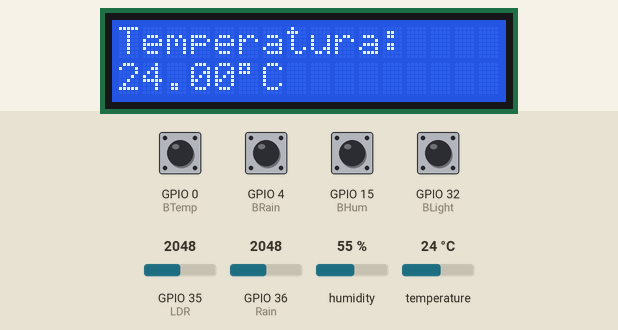
Recording of a sketch running on a simulated ESP32. Shown: 16×2 character LCD. The test bench sets the inputs (shaded band); at power-on: GPIO 0 (BTemp), GPIO 4 (BRain), GPIO 15 (BHum), GPIO 32 (BLight) HIGH, GPIO 35 (LDR) = 2048, GPIO 36 (Rain) = 2048, humidity 55 %, temperature 24 °C. WiFi joins after 1.5 s; servers stay silent unless stated; what the sketch prints to the serial monitor is not drawn.

Above: at 3.0 s.
3.1 s: GPIO 4 (BRain) pulled LOW for 0.15 s
At 3.4 s:
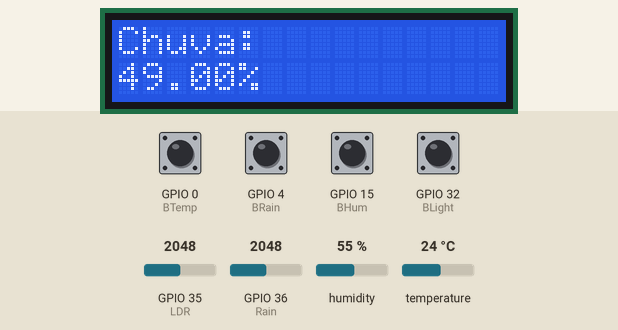
4.7 s: GPIO 15 (BHum) pulled LOW for 0.15 s
At 5.5 s:
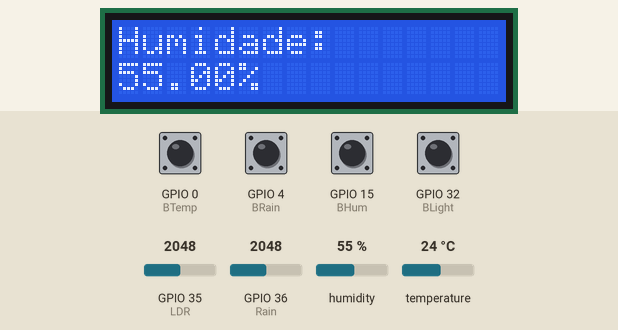
6.3 s: GPIO 32 (BLight) pulled LOW for 0.15 s
At 6.7 s:
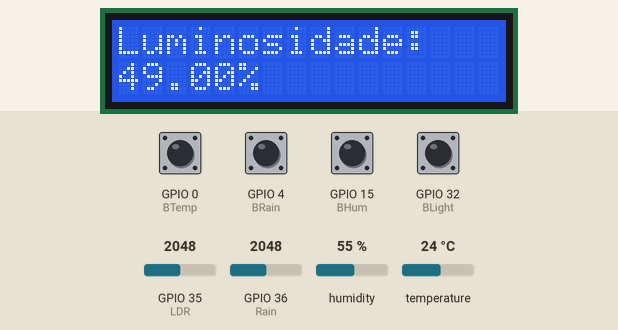
7.9 s: GPIO 35 (LDR) set to 2866
At 8.8 s:
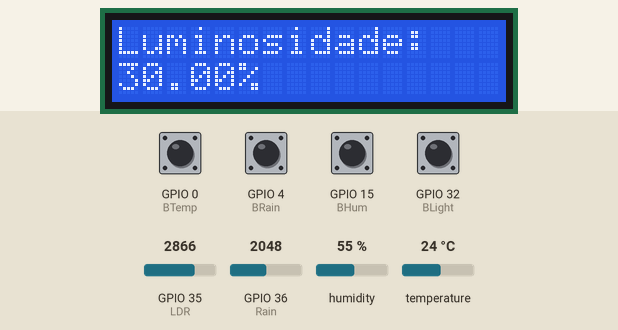
9.4 s: GPIO 35 (LDR) set to 3972
At 10.3 s:
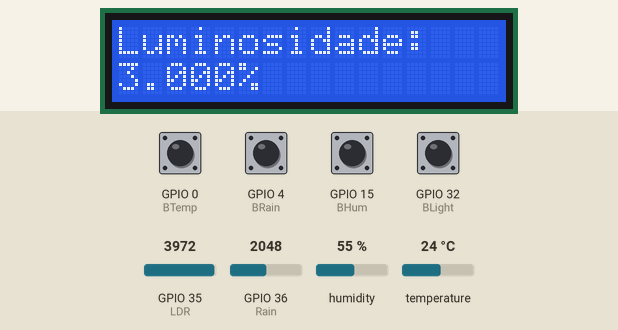
10.9 s: GPIO 32 (BLight) pulled LOW for 1 s
At 11.3 s:
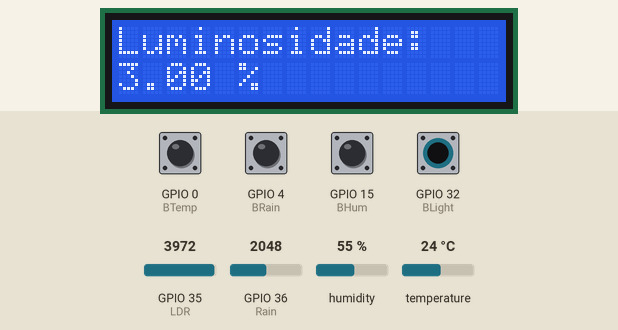
Timing chart, 0 to 13.9 s (numbered marks = the images above; inputs shaded):
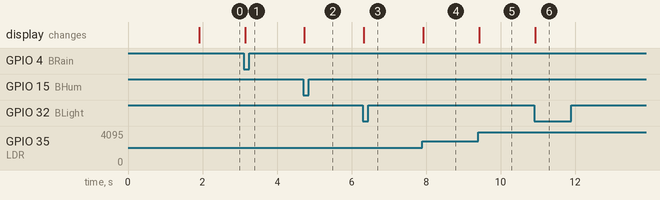

The sketch:

tp2_wifi.ino
```cpp
/*
Sistemas Embebidos TP2-Estação Meterológica
Trabalho realizado por:
  Cláudio Coelho a22106474
  Lucas Martins a22103318
Trabalho realizado com base em:
  https://www.youtube.com/watch?v=K98h51XuqBE&list=PL9LvcY9iaJ_pvo435QoZAzvPvPQay8GZs&index=3
  https://www.youtube.com/watch?v=Va-psZoTBkY&list=PL9LvcY9iaJ_pvo435QoZAzvPvPQay8GZs&index=4
  https://www.youtube.com/watch?v=H62xzxI-4A0&list=PL9LvcY9iaJ_pvo435QoZAzvPvPQay8GZs&index=5
  https://www.youtube.com/watch?v=N38VBr4i0tI&list=PL9LvcY9iaJ_pvo435QoZAzvPvPQay8GZs&index=3&t=378s
  https://srituhobby.com/how-to-make-a-weather-monitoring-system-with-esp32-board/
  https://www.youtube.com/watch?v=W1xG_XJb0FU
  https://community.blynk.cc/t/problem-sending-sensor-data-to-blynk/63042/21
*/

#define BLYNK_TEMPLATE_ID "TMPL5t4Jd4966" //ID da template na plataforma Blynk.
#define BLYNK_TEMPLATE_NAME "Estação Meterológica" //Nome da template na plataforma Blynk.
//#define BLYNK_AUTH_TOKEN "J9_OIu2FGAEGW0LUSXXdYeLxWXNCFr81"

#include <DHT.h> //Biblioteca que permite a leitura de um sensor de humidade e temperatura DHT.
#include <Wire.h> //Biblioteca que permite a comunicação com dispositivos I2C/TWI.
#include <WiFi.h> //Biblioteca que permite a conexão a uma rede.
#include <LiquidCrystal_I2C.h> //Biblioteca que permite o controlo de um display LCD com adaptrador I2C (https://github.com/johnrickman/LiquidCrystal_I2C).
#include <BlynkSimpleEsp32.h> //Biblioteca que permite comunicação entre o Esp32 e a plataforma Blynk.

#define LDR 35
#define Rain 36
#define BTemp 0
#define BHum 15
#define BLight 32
#define BRain 4
DHT dht(5,DHT11); //Configura a biblioteca DHT.h, declarando o pino a que o sensor DHT está conectado e o seu tipo.
LiquidCrystal_I2C lcd(0x27,16,2);  //Configura a biblioteca LiquidCrystal_I2C.h referindo o endereço do LCD e o seu número de colunas e linhas.
BlynkTimer timer;

//Token de autentificação Blynk
char auth[] = "J9_OIu2FGAEGW0LUSXXdYeLxWXNCFr81";

//Rede de Casa.
/*
char ssid[] = "ZON-ECE0"; //Nome da Rede.
char pass[] = "11f5fe99716b"; //Password da Rede.
*/
//Rede ISMAT.
char ssid[] = "freeismat"; //Nome da Rede.
char pass[] = ""; //Password da Rede.

void setup() {
  pinMode(BTemp, INPUT_PULLUP);
  pinMode(BHum, INPUT_PULLUP);
  pinMode(BLight, INPUT_PULLUP);
  pinMode(BRain, INPUT_PULLUP);
  Serial.begin(115200); //Permite a realização de prints no Serial Monitor.
  dht.begin(); //Inicia a biblioteca DHT.h.
  lcd.init(); //Inicia a biblioteca LiquidCrystal_I2C.h.
  lcd.backlight(); //Ativa a luz de fundo no LCD.
  Blynk.begin(auth,ssid,pass); //Inicia a biblioteca BlynkSimpleEsp32.h, usando como parâmetros o Token de Autentificação fornecido pela plataforma, o nome da rede a que o dispositivo está conectado e a password do último.
}

int bTempState = 0; //Declara o estado atual do botão conectado ao pino D0.
int bHumState = 0; //Declara o estado atual do botão conectado ao pino D15.
int bLightState = 0; //Declara o estado atual do botão conectado ao pino D32.
int bRainState = 0; //Declara o estado atual do botão conectado ao pino D4.
bool watchTemperature = true; //Define se o valor da temperatura é exposto no LCD.
bool watchHumidity = false; //Define se o valor da humidade é exposto no LCD.
bool watchLDR = false; //Define se o valor da luminosidade é exposto no LCD.
bool watchRain = false; //Define se o valor da intensidade da chuva é exposto no LCD.

void loop() {
  Blynk.run(); //Permite o processamento de comandos e permite a manutenção da conexão com a plataforma Blynk.
  bTempState = digitalRead(BTemp); //Verifica o estado atual do botão conectado ao pino D0.
  if(!bTempState == HIGH){ //Verifica se o botão conectado ao pino D0 foi carregado.
    lcd.clear(); //Remove o que está a ser exposto no LCD.
    watchTemperature = true; //Permite que o valor da temperatura seja exposto no LCD.
    watchHumidity = false; //Impede que o valor da humidade seja exposto no LCD.
    watchLDR = false; //Impede que o valor da luminosidade seja exposto no LCD.
    watchRain = false; //Impede que o valor da intensidade da chuva seja exposto no LCD.
  }
  bHumState = digitalRead(BHum); //Verifica o estado atual do botão conectado ao pino D15.
  if(!bHumState == HIGH){ //Verifica se o botão conectado ao pino D15 foi carregado.
    lcd.clear(); //Remove o que está a ser exposto no LCD.
    watchTemperature = false; //Impede que o valor da temperatura seja exposto no LCD.
    watchHumidity = true; //Permite que o valor da humidade seja exposto no LCD.
    watchLDR = false; //Impede que o valor da luminosidade seja exposto no LCD.
    watchRain = false; //Impede que o valor da intensidade da chuva seja exposto no LCD.
  }
  bLightState = digitalRead(BLight); //Verifica o estado atual do botão conectado ao pino D32.
  if(!bLightState == HIGH){ //Verifica se o botão conectado ao pino D32 foi carregado.
    lcd.clear(); //Remove o que está a ser exposto no LCD.
    watchTemperature = false; //Impede que o valor da temperatura seja exposto no LCD.
    watchHumidity = false; //Impede que o valor da humidade seja exposto no LCD.
    watchLDR = true; //Permite que o valor da luminosidade seja exposto no LCD.
    watchRain = false; //Impede que o valor da intensidade da chuva seja exposto no LCD.
  }
  bRainState = digitalRead(BRain); //Verifica o estado atual do botão conectado ao pino D4.
  if(!bRainState == HIGH){ //Verifica se o botão conectado ao pino D4 foi carregado.
    lcd.clear(); //Remove o que está a ser exposto no LCD.
    watchTemperature = false; //Impede que o valor da temperatura seja exposto no LCD.
    watchHumidity = false; //Impede que o valor da humidade seja exposto no LCD.
    watchLDR = false; //Impede que o valor da luminosidade seja exposto no LCD.
    watchRain = true; //Permite que o valor da intensidade da chuva seja exposto no LCD.
  }
  readDHT(); //Função utilizada para obter leituras do sensor DHT11 e enviá-las para a plataforma Blynk.
  readLDR(); //Função utilizada para obter leituras do sensor LDR e enviá-las para a plataforma Blynk.
  readRain(); //Função utilizada para obter leituras do sensor de chuva e enviá-las para a plataforma Blynk.
  Serial.println("");
}

void readDHT(){
  float temperature = dht.readTemperature(); //Realiza a leitura da temperatura captada pelo sensor, aceita parâmetros mas não são inseridos para que a temperatura seja medida em Graus Celsius.
  float humidity = dht.readHumidity(); //Realiza a leitura da humidade captada pelo sensor.
  Blynk.virtualWrite(V0, temperature); //Envia o valor da temperatura lido pelo sensor para a plataforma Blynk, na qual a temperatura foi associada ao pino virtual 0.
  Blynk.virtualWrite(V1, humidity); //Envia o valor da humidade lido pelo sensor para a plataforma Blynk, na qual a humidade foi associada ao pino virtual 1.
  //Realiza print dos valores das leituras de temperatura e humidade do sensor no Serial Monitor.
  Serial.print("Temp: ");
  Serial.print(temperature);
  Serial.println("ºC");
  Serial.print("Humidity: ");
  Serial.print(humidity);
  Serial.println("%");
  if(watchTemperature){ //Verifica se é permitido expor o valor da temperatura no LCD.
    lcd.setCursor(0,0); //Posiciona o cursor do LCD na primeira coluna da primeira linha.
    lcd.print("Temperatura:"); //Realiza print no LCD do parâmetro de entrada a partir da posição do cursor definida anteriormente.
    lcd.setCursor(0,1); //Posiciona o cursor do LCD na primeira coluna da segunda linha.
    lcd.print(temperature); //Realiza print no LCD do parâmetro de entrada a partir da posição do cursor definida anteriormente.
    lcd.setCursor(5,1); //Posiciona o cursor do LCD na sexta coluna da segunda linha.
    lcd.print((char)223); //Realiza print no LCD do parâmetro de entrada a partir da posição do cursor definida anteriormente (neste caso está-se a realizar print de "º").
    lcd.setCursor(6,1); //Posiciona o cursor do LCD na sétima coluna da segunda linha.
    lcd.print("C"); //Realiza print no LCD do parâmetro de entrada a partir da posição do cursor definida anteriormente.
  }
  if(watchHumidity){ //Verifica se é permitido expor o valor da humidade no LCD.
    lcd.setCursor(0,0); //Posiciona o cursor do LCD na primeira coluna da primeira linha.
    lcd.print("Humidade:"); //Realiza print no LCD do parâmetro de entrada a partir da posição do cursor definida anteriormente.
    lcd.setCursor(0,1); //Posiciona o cursor do LCD na primeira coluna da segunda linha.
    lcd.print(humidity); //Realiza print no LCD do parâmetro de entrada a partir da posição do cursor definida anteriormente.
    lcd.setCursor(5,1); //Posiciona o cursor do LCD na sexta coluna da segunda linha.
    lcd.print("%"); //Realiza print no LCD do parâmetro de entrada a partir da posição do cursor definida anteriormente.
  }
}

void readLDR(){
  float ldr = analogRead(LDR); //Realiza a leitura da luminosidade captada pelo sensor.
  /*
  Mapeia os valores obtidos pelo sensor.
  Por norma, quando a luminosidade for máxima o sensor irá medir um valor de 0 e quando não houver luminosidade o sensor irá medir um valor de 4095.
  Esta função faz com que quando o sensor medir 0 o mesmo transmita um valor de 100 na plataforma e quando medir 4095 transmita 0 á plataforma, alterando as proporções dos valores intermédios para se adaptar aos limites definidos.
  */
  ldr = map(ldr,4095,0,0,100);
  Blynk.virtualWrite(V2, ldr); //Envia o valor da luminosidade lido pelo sensor para a plataforma Blynk, na qual a luminosidade foi associada ao pino virtual 2.
  //Realiza print do valor da leitura de luminosidade do sensor no Serial Monitor.
  Serial.print("Luminosity: ");
  Serial.print(ldr);
  Serial.println("%");
  if(watchLDR){ //Verifica se é permitido expor o valor da luminosidade no LCD.
    lcd.setCursor(0,0); //Posiciona o cursor do LCD na primeira coluna da primeira linha.
    lcd.print("Luminosidade:"); //Realiza print no LCD do parâmetro de entrada a partir da posição do cursor definida anteriormente.
    lcd.setCursor(0,1); //Posiciona o cursor do LCD na primeira coluna da segunda linha.
    lcd.print(ldr); //Realiza print no LCD do parâmetro de entrada a partir da posição do cursor definida anteriormente.
    lcd.setCursor(5,1); //Posiciona o cursor do LCD na sexta coluna da segunda linha.
    lcd.print("%"); //Realiza print no LCD do parâmetro de entrada a partir da posição do cursor definida anteriormente.
  }
}

void readRain(){
  float rain = analogRead(Rain); //Realiza a leitura da intensidade da chuva captada pelo sensor.
  /*
  Mapeia os valores obtidos pelo sensor.
  Por norma, quando a intensidade da chuva for máxima o sensor irá medir um valor de 0 e quando não houver intensidade da chuva o sensor irá medir um valor de 4095.
  Esta função faz com que quando o sensor medir 0 o mesmo transmita um valor de 100 na plataforma e quando medir 4095 transmita 0 á plataforma, alterando as proporções dos valores intermédios para se adaptar aos limites definidos.
  */
  rain = map(rain,4095,0,0,100);
  Blynk.virtualWrite(V3, rain); //Envia o valor da intensidade da chuva lido pelo sensor para a plataforma Blynk, na qual a intensidade da chuva foi associada ao pino virtual 3.
  //Realiza print do valor da leitura da intensidade da chuva do sensor no Serial Monitor.
  Serial.print("Rain: ");
  Serial.print(rain);
  Serial.println("%");
  if(watchRain){ //Verifica se é permitido expor o valor da intensidade da chuva no LCD.
    lcd.setCursor(0,0); //Posiciona o cursor do LCD na primeira coluna da primeira linha.
    lcd.print("Chuva:"); //Realiza print no LCD do parâmetro de entrada a partir da posição do cursor definida anteriormente.
    lcd.setCursor(0,1); //Posiciona o cursor do LCD na primeira coluna da segunda linha.
    lcd.print(rain); //Realiza print no LCD do parâmetro de entrada a partir da posição do cursor definida anteriormente.
    lcd.setCursor(5,1); //Posiciona o cursor do LCD na sexta coluna da segunda linha.
    lcd.print("%"); //Realiza print no LCD do parâmetro de entrada a partir da posição do cursor definida anteriormente.
  }
}
```

Measured:
- after the input at 3.1 s, the display: changes at once (image 1)
- after the input at 4.7 s, the display: changes at once (image 2)
- after the input at 6.3 s, the display: changes at once (image 3)
- after the input at 7.9 s, the display: changes at once (image 4)
- after the input at 9.4 s, the display: changes at once (image 5)
- after the input at 10.9 s, the display: changes at once (image 6)
